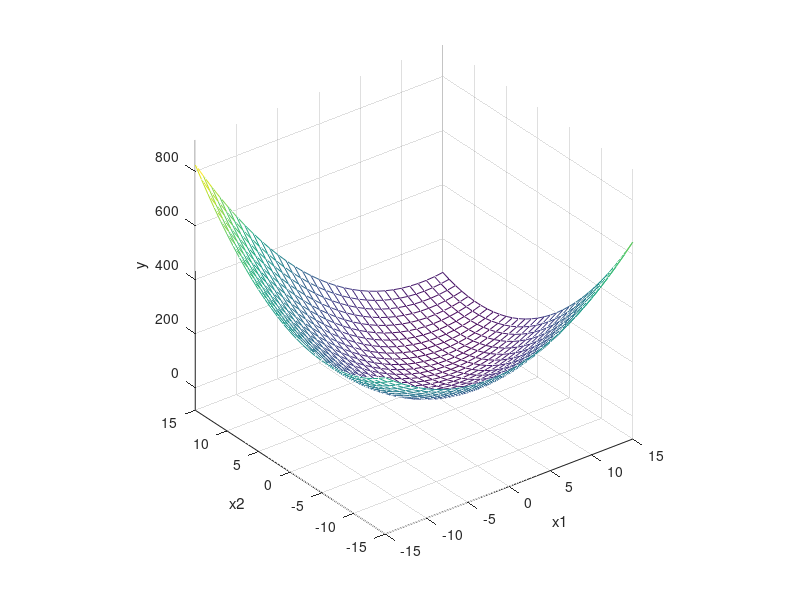

Write MATLAB code to recreate this figure. (Note: this script raises an error after producing the figure.)
%% 粒子群算法PSO: 求解函数y = x1^2+x2^2-x1*x2-10*x1-4*x2+60在[-15,15]内的最小值(动画演示）
clear; clc

%% 绘制函数的图形
x1 = -15:1:15;
x2 = -15:1:15;
[x1,x2] = meshgrid(x1,x2);
y = x1.^2 + x2.^2 - x1.*x2 - 10*x1 - 4*x2 + 60;
mesh(x1,x2,y)
xlabel('x1');  ylabel('x2');  zlabel('y');  % 加上坐标轴的标签
axis vis3d % 冻结屏幕高宽比，使得一个三维对象的旋转不会改变坐标轴的刻度显示
hold on  % 不关闭图形，继续在上面画图

%% 粒子群算法中的预设参数（参数的设置不是固定的，可以适当修改）
n = 30; % 粒子数量
narvs = 2; % 变量个数
c1 = 2;  % 每个粒子的个体学习因子，也称为个体加速常数
c2 = 2;  % 每个粒子的社会学习因子，也称为社会加速常数
w = 0.9;  % 惯性权重
K = 100;  % 迭代的次数
vmax = [6 6]; % 粒子的最大速度
x_lb = [-15 -15]; % x的下界
x_ub = [15 15]; % x的上界

%% 初始化粒子的位置和速度
x = zeros(n,narvs);
for i = 1: narvs
    x(:,i) = x_lb(i) + (x_ub(i)-x_lb(i))*rand(n,1);    % 随机初始化粒子所在的位置在定义域内
end
v = -vmax + 2*vmax .* rand(n,narvs);  % 随机初始化粒子的速度（这里我们设置为[-vmax,vmax]）

%% 计算适应度(注意，因为是最小化问题，所以适应度越小越好)
fit = zeros(n,1);  % 初始化这n个粒子的适应度全为0
for i = 1:n  % 循环整个粒子群，计算每一个粒子的适应度
    fit(i) = Obj_fun2(x(i,:));   % 调用Obj_fun2函数来计算适应度
end

pbest = x;   % 初始化这n个粒子迄今为止找到的最佳位置（是一个n*narvs的向量）
ind = find(fit == min(fit), 1);  % 找到适应度最小的那个粒子的下标
gbest = x(ind,:);  % 定义所有粒子迄今为止找到的最佳位置（是一个1*narvs的向量）

%% 在图上标上这n个粒子的位置用于演示
h = scatter3(x(:,1),x(:,2),fit,'*r');  % scatter3是绘制三维散点图的函数（这里返回h是为了得到图形的句柄，未来我们对其位置进行更新）

%% 迭代K次来更新速度与位置
fitnessbest = ones(K,1);  % 初始化每次迭代得到的最佳的适应度
for d = 1:K  % 开始迭代，一共迭代K次
    for i = 1:n   % 依次更新第i个粒子的速度与位置
        v(i,:) = w*v(i,:) + c1*rand(1)*(pbest(i,:) - x(i,:)) + c2*rand(1)*(gbest - x(i,:));  % 更新第i个粒子的速度
        % 如果粒子的速度超过了最大速度限制，就对其进行调整
        for j = 1: narvs
            if v(i,j) < -vmax(j)
                v(i,j) = -vmax(j);
            elseif v(i,j) > vmax(j)
                v(i,j) = vmax(j);
            end
        end
        x(i,:) = x(i,:) + v(i,:); % 更新第i个粒子的位置
        % 如果粒子的位置超出了定义域，就对其进行调整
        for j = 1: narvs
            if x(i,j) < x_lb(j)
                x(i,j) = x_lb(j);
            elseif x(i,j) > x_ub(j)
                x(i,j) = x_ub(j);
            end
        end
        fit(i) = Obj_fun2(x(i,:));  % 重新计算第i个粒子的适应度
        if fit(i) < Obj_fun2(pbest(i,:))   % 如果第i个粒子的适应度小于这个粒子迄今为止找到的最佳位置对应的适应度
           pbest(i,:) = x(i,:);   % 那就更新第i个粒子迄今为止找到的最佳位置
        end
        if  fit(i) < Obj_fun2(gbest)  % 如果第i个粒子的适应度小于所有的粒子迄今为止找到的最佳位置对应的适应度
            gbest = pbest(i,:);   % 那就更新所有粒子迄今为止找到的最佳位置
        end
    end
    fitnessbest(d) = Obj_fun2(gbest);  % 更新第d次迭代得到的最佳的适应度
    pause(0.1)  % 暂停0.1s
    h.XData = x(:,1);  % 更新散点图句柄的x轴的数据（此时粒子的位置在图上发生了变化）
    h.YData = x(:,2);   % 更新散点图句柄的y轴的数据（此时粒子的位置在图上发生了变化）
    h.ZData = fit;  % 更新散点图句柄的z轴的数据（此时粒子的位置在图上发生了变化）
end

figure(2) 
plot(fitnessbest)  % 绘制出每次迭代最佳适应度的变化图
xlabel('迭代次数');
disp('最佳的位置是：'); disp(gbest)
disp('此时最优值是：'); disp(Obj_fun2(gbest))


function y = Obj_fun2(x)
    y = x(1)^2 + x(2)^2 - x(1)*x(2) - 10*x(1) - 4*x(2) + 60;
end
